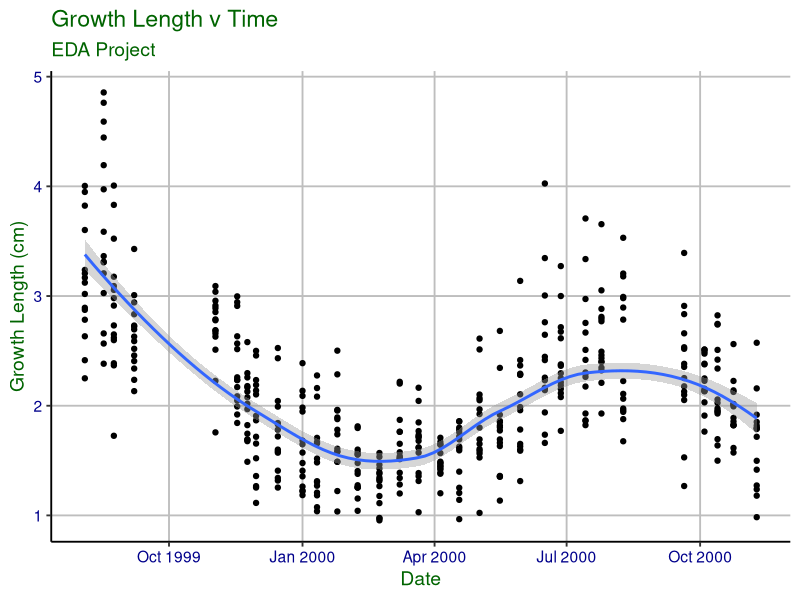
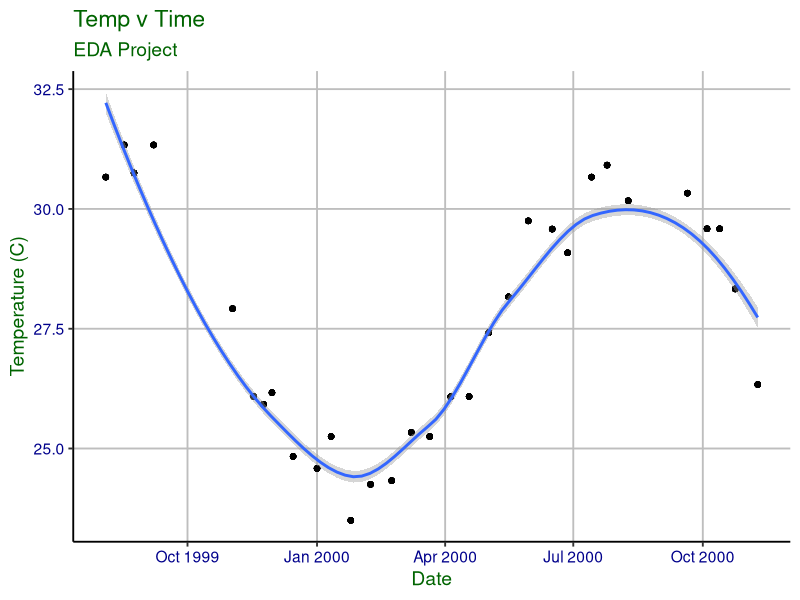
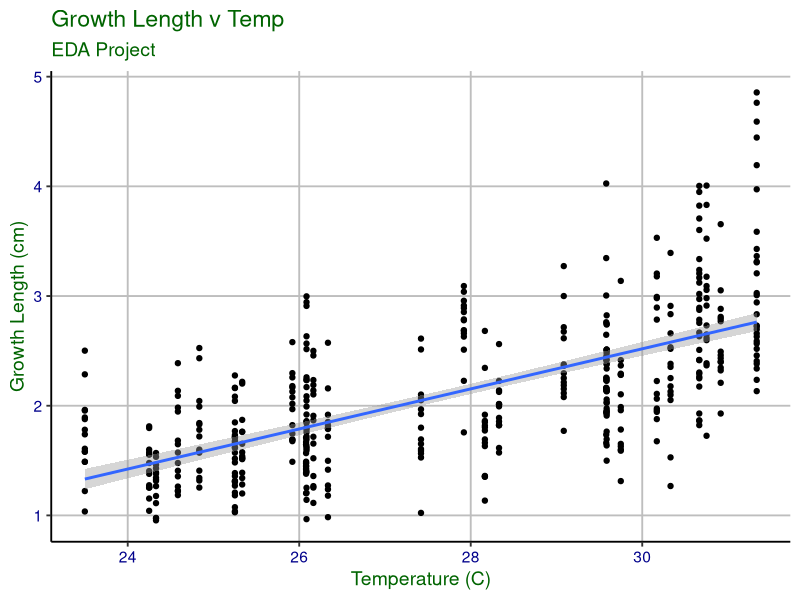
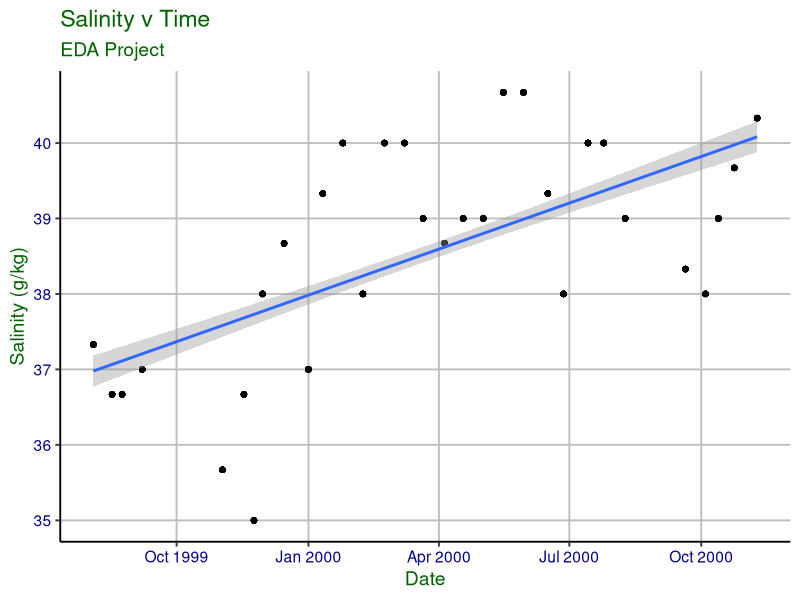
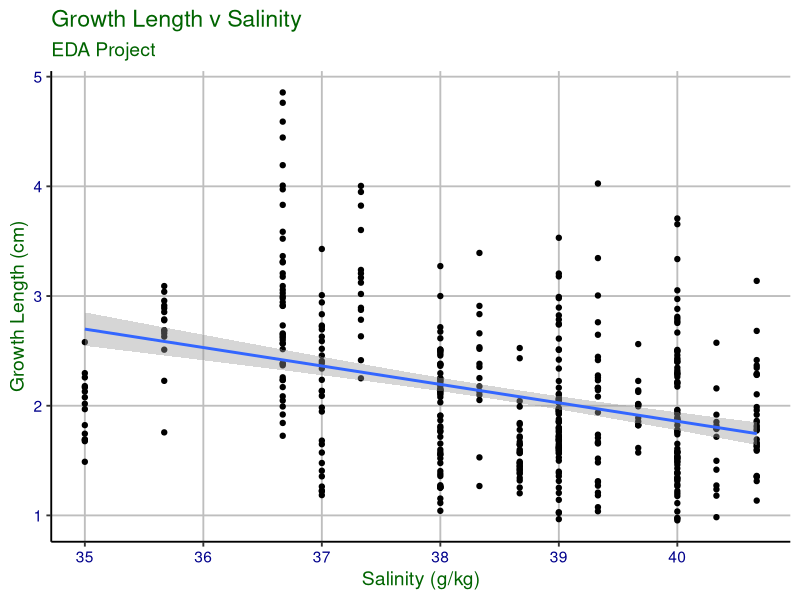

Source code (R) for these figures, in order:
## ---- chunk 1
# import libraries
library(tidyverse)
library(lubridate)
library(here)

# check that here points to the project folder
here()

# setting plot theme
mytheme <- theme_classic(base_size = 14) +
  theme(axis.text = element_text(color = "darkblue"), 
        title = element_text(color='darkgreen'),
        panel.grid.major = element_line(color = "gray", linetype = "solid"))
# set theme
theme_set(mytheme)

## ---- chunk 2
# import temperature data
temp <-  read.csv("Data/Raw/Temperature-Salinity.csv")

# import salinity data
salinity <-  read.csv("Data/Raw/Temperature-Salinity.csv")

# import linear growth data
linear_growth <- read.csv("Data/Raw/Seagrass-linear-growth-rates.csv")

## ---- chunk 3
# change temp date column
temp$date <- as.Date(temp$date)

# change salinity date column
salinity$date <- as.Date(salinity$date)

# change dat column
linear_growth$date <- as.Date(linear_growth$date)
# creating a month column

## ---- chunk 4
# filtering for only reference data (represents whole experiment time)
# creating a mean temp column
# selecting needed columns
# getting rid of possible NAs
temp_processed <- temp %>% 
  filter(treatment == "reference") %>%
  mutate(mean_temp = (min_temp + max_temp) / 2) %>%
  select(date, mean_temp, exp_week) %>% 
  na.omit()

# filtering for only reference data (represents whole experiment time)
# selecting needed columns
# getting rid of possible NAs
salinity_processed <- salinity %>%
  filter(treatment == "reference") %>%
  select(date, salinity, exp_week) %>% 
  na.omit()


# filtering for only reference data (represents whole experiment time) 
# selecting needed columns
linear_growth_processed <- linear_growth %>% 
  filter(treatment == "reference") %>%
  select(date, gr_length, exp_week)

## ---- chunk 5
# joining temp data and linear growth by using experiment week
temp_lineargrowth <- full_join(temp_processed, 
                               linear_growth_processed, 
                               by = "exp_week")

# selecting the full date column and removing NAs
temp_lineargrowth_processed <- temp_lineargrowth %>%
  select(date.x, mean_temp, gr_length) %>%
  na.omit()

# joining salinity data and linear growth by using experiment week
salinity_lineargrowth <- full_join(salinity_processed, 
                                   linear_growth_processed, 
                                   by = "exp_week")

# selecting the full date column and removing NAs
salinity_lineargrowth_processed <- salinity_lineargrowth %>%
  select(date.x, salinity, gr_length) %>%
  na.omit()

## ---- chunk 6
# plot of linear growth over time
growth_time_plot <-
ggplot(temp_lineargrowth_processed,aes(x=date.x,y=gr_length)) + 
  geom_point() + 
  geom_smooth(method = 'loess') +
  labs(title = "Growth Length v Time",
       subtitle = "EDA Project",
       y="Growth Length (cm)",
       x="Date")
plot(growth_time_plot)

# plot of temperature over time
temp_time_plot <-
ggplot(temp_lineargrowth_processed,aes(x=date.x,y=mean_temp)) + 
  geom_point() + 
  geom_smooth(method = 'loess') +
  labs(title = "Temp v Time",
       subtitle = "EDA Project",
       y="Temperature (C)",
       x="Date")
plot(temp_time_plot)

# plot comparing linear growth to temperature
growth_temp_plot <-
ggplot(temp_lineargrowth_processed,aes(x=mean_temp,y=gr_length)) + 
  geom_point() + 
  geom_smooth(method = "lm") +
  labs(title = "Growth Length v Temp",
       subtitle = "EDA Project",
       y="Growth Length (cm)",
       x="Temperature (C)")
plot(growth_temp_plot)

## ---- chunk 7
temp_growth_regression <- 
  lm(data = temp_lineargrowth_processed,
     mean_temp ~ gr_length)
summary(temp_growth_regression)
## ---- chunk 8
# plot of salinity over time
salinity_time_plot <-
ggplot(salinity_lineargrowth_processed,aes(x=date.x,y=salinity)) + 
  geom_point() + 
  geom_smooth(method = 'lm') +
  labs(title = "Salinity v Time",
       subtitle = "EDA Project",
       y="Salinity (g/kg)",
       x="Date")
plot(salinity_time_plot)

# plot comparing linear growth to salinity
growth_salinity_plot <-
ggplot(salinity_lineargrowth_processed,aes(x=salinity,y=gr_length)) + 
  geom_point() + 
  geom_smooth(method = "lm") +
  labs(title = "Growth Length v Salinity",
       subtitle = "EDA Project",
       y="Growth Length (cm)",
       x="Salinity (g/kg)")
plot(growth_salinity_plot)

## ---- chunk 9
# linear regression of salinity and linear growth
salinity_growth_regression <- 
  lm(data = salinity_lineargrowth_processed,
     salinity ~ gr_length)
summary(salinity_growth_regression)

# linear regression of salinity and time
salinity_time_regression <- 
  lm(data = salinity_lineargrowth_processed,
     salinity ~ date.x)
summary(salinity_time_regression)

